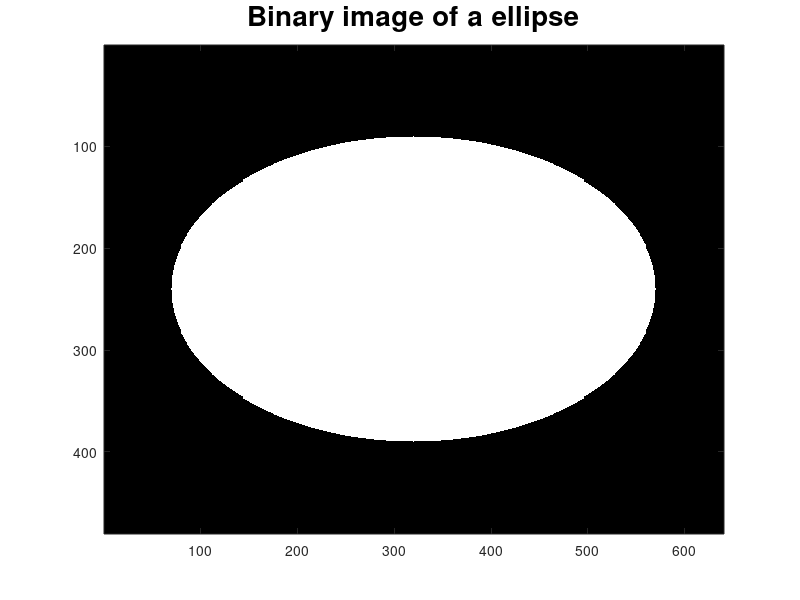

Source code (MATLAB): (Note: this script raises an error after producing the figure.)
% Create a logical image of an ellipse with specified
% semi-major and semi-minor axes, center, and image size.
% First create the image.
imageSizeX = 640;
imageSizeY = 480;
[columnsInImage rowsInImage] = meshgrid(1:imageSizeX, 1:imageSizeY);
% Next create the ellipse in the image.
centerX = 320;
centerY = 240;
radiusX = 250;
radiusY = 150;
ellipsePixels = (rowsInImage - centerY).^2 ./ radiusY^2 ...
    + (columnsInImage - centerX).^2 ./ radiusX^2 <= 1;
% ellipsePixels is a 2D "logical" array.
% Now, display it.
image(ellipsePixels) ;
colormap([0 0 0; 1 1 1]);
title('Binary image of a ellipse', 'FontSize', 20);

%%
figure;
% clearvars;
format longg;
format compact;
fontSize = 20;
% Parameterize the equation.
t = linspace(0, 360,1000);
phaseShift = ellipseFit.phi * 2 * pi;
xCenter = ellipseFit.X0_in; yCenter = ellipseFit.Y0_in;
xAmplitude = 0.5 * ellipseFit.long_axis;
yAmplitude = 0.5 * ellipseFit.short_axis;
x = xCenter + xAmplitude * sind(t + phaseShift);
y = yCenter + yAmplitude * cosd(t);
% Now plot the rotated ellipse.
plot(x, y, 'b-', 'LineWidth', 2);
% axis equal
% grid on;
% xlabel('X', 'FontSize', fontSize);
% ylabel('Y', 'FontSize', fontSize);
% title('Rotated Ellipses', 'FontSize', fontSize);
% text(-1.75, 1.4, 'Parametric --', 'Color', 'b', 'FontSize', fontSize);
% Now plot another ellipse and multiply it by a rotation matrix.
% https://en.wikipedia.org/wiki/Rotation_matrix
% rotationAngle = 30;
% transformMatrix = [cosd(rotationAngle), sind(rotationAngle);...
% 	-sind(rotationAngle), cosd(rotationAngle)]
% xAligned = xAmplitude * sind(t);
% yAligned = yAmplitude * cosd(t);
% xyAligned = [xAligned; yAligned]';
% xyRotated = xyAligned * transformMatrix;
% xRotated = xyRotated(:, 1);
% yRotated = xyRotated(:, 2);
% hold on;
% plot(xRotated, yRotated, 'g-', 'LineWidth', 2);
% % Plot a line at 30 degrees
% slope = tand(30);
% x1 = min(x(:));
% y1 = slope * x1;
% x2 = max(x(:));
% y2 = slope * x2;
% line([x1 x2], [y1 y2], 'Color', 'r');
% text(-1.75, 1.25, 'Rotation Matrix --', 'Color', 'g', 'FontSize', fontSize);
% text(-1.75, 1.1, '30 Degree Line --', 'Color', 'r', 'FontSize', fontSize);
% % Enlarge figure to full screen.
% set(gcf, 'units','normalized','outerposition',[0 0 1 1]);